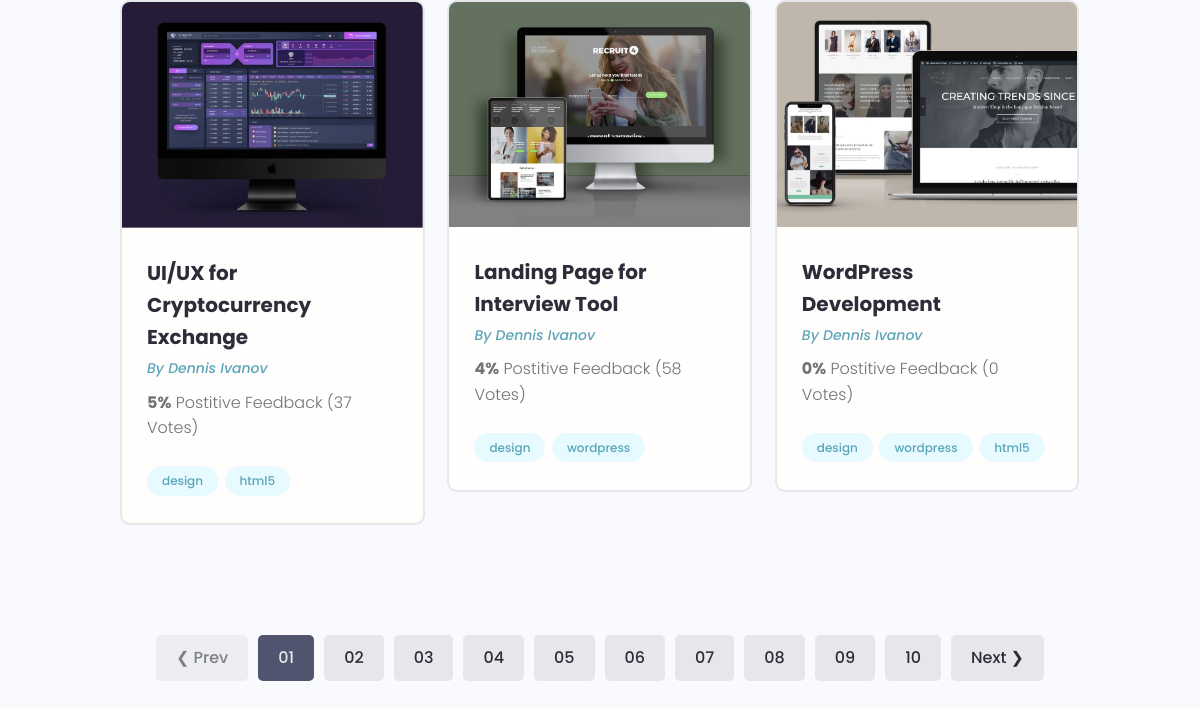
The page /projects/ (lower part) on the database as committed earlier.
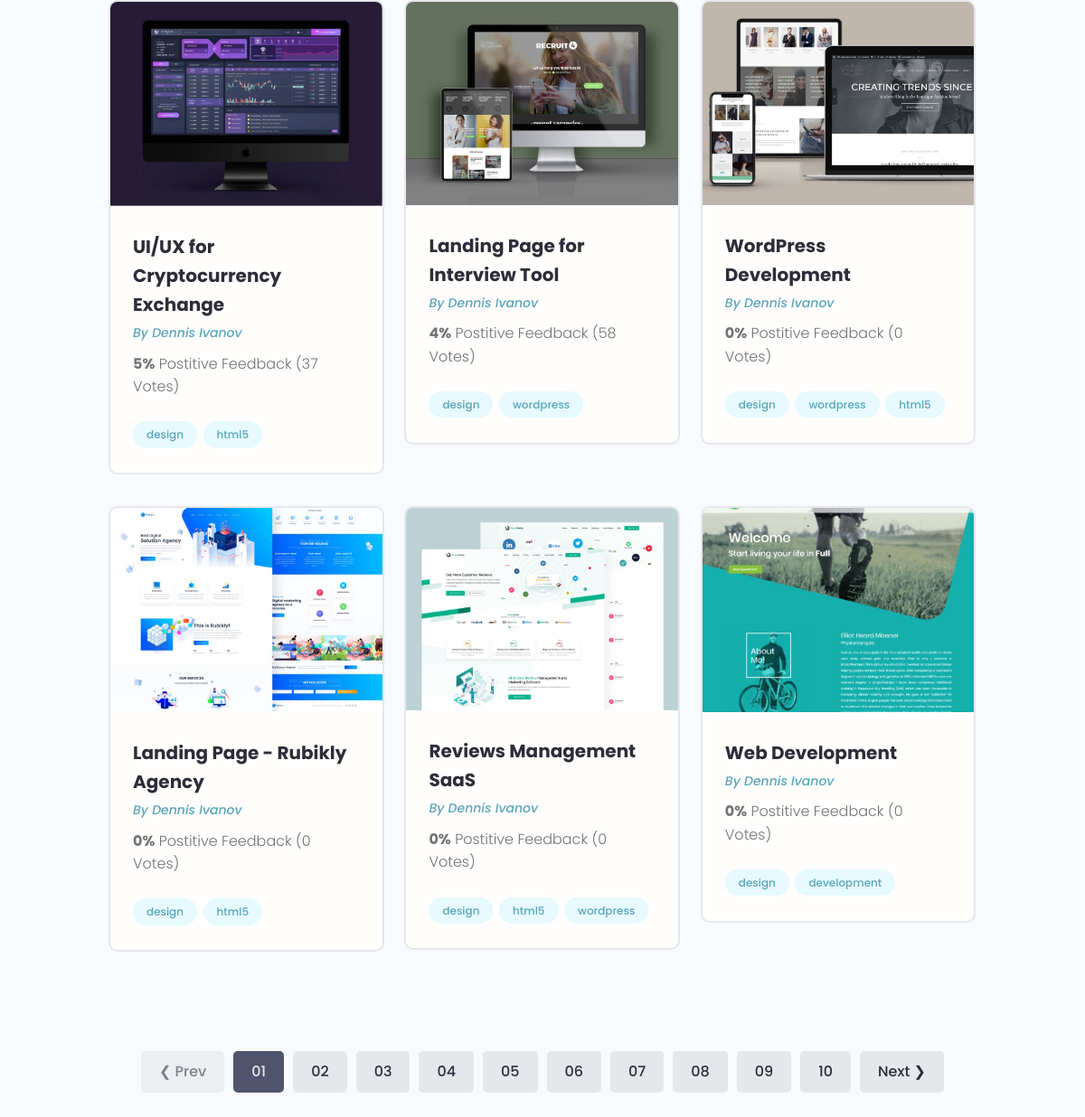
The same page on the database as committed later.
### projects/models.py (models this page shows, shortened)
class Project(models.Model):
    owner = models.ForeignKey(Profile,on_delete=models.SET_NULL, null=True, blank=True)
    title = models.CharField(max_length=200)
    description = models.TextField(null=True, blank=True)
    feature_images = models.ImageField(upload_to="projects/%Y/%m/%d/", blank=True, default="default.jpg")
    demo_link = models.CharField(max_length=2000, blank=True)
    source_link = models.CharField(max_length=2000, blank=True)
    tags = models.ManyToManyField('Tag', blank=True)
    vote_total = models.IntegerField(default=0, blank=True)
    vote_rating = models.IntegerField(default=0, blank=True)
    created = models.DateTimeField(auto_now_add=True)

class Tag(models.Model):
    name = models.CharField(max_length=200)
    created = models.DateTimeField(auto_now_add=True)
    def __str__(self):
        return self.name

### projects/views.py (the view)
# urls.py: path('projects/', include('projects.urls')),
def projects(request):
    pr = Project.objects.all()
    contex = {
        'projects': pr
    }
    return render(request, "projects/projects.html", contex)

### projects/templates/projects/projects.html (shortened to what this page needs)
{% extends 'projects/base.html' %}
{% block content %}
  <main class="projects">
    <section class="projectsList">
      <div class="container">
        <div class="grid grid--three">
          {% for project in  projects %}
          <div class="column">
            <div class="card project">
              <a href="{% url 'project' project.id %}" class="project">
                <img class="project__thumbnail" src="{{ project.feature_images.url  }}" alt="project thumbnail" />
                <div class="card__body">
                  <h3 class="project__title">{{ project.title }}</h3>
                  <p><a class="project__author" href="profile.html">By Dennis Ivanov</a></p>
                  <p class="project--rating">
                    <span style="font-weight: bold;">{{ project.vote_rating }}%</span> Postitive
                    Feedback ({{ project.vote_total }} Votes)
                  </p>
                  <div class="project__tags">
                    {% for tag in project.tags.all %}
                    <span class="tag tag--pill tag--main">
                      <small>{{ tag }}</small>
                    </span>
                    {% endfor %}
                  </div>
                </div>
              </a>
            </div>
          </div>
          {% endfor %}
        </div>
      </div>
    </section>
    <div class="pagination">
      <ul class="container">
        <li><a href="#" class="btn btn--disabled">&#10094; Prev</a></li>
        <li><a href="#" class="btn btn--sub">01</a></li>
        <li><a href="#" class="btn">02</a></li>
        <li><a href="#" class="btn">03</a></li>
        <li><a href="#" class="btn">04</a></li>
        <li><a href="#" class="btn">05</a></li>
        <li><a href="#" class="btn">06</a></li>
        <li><a href="#" class="btn">07</a></li>
        <li><a href="#" class="btn">08</a></li>
        <li><a href="#" class="btn">09</a></li>
        <li><a href="#" class="btn">10</a></li>
        <li><a href="#" class="btn">Next &#10095;</a></li>
      </ul>
    </div>
  </main>
{% endblock %}

Rows that differ between the two databases and show on the page:
added Project: feature_images (picture), title "Landing Page - Rubikly Agency", vote_rating "0", vote_total "0", Tag (name "design"), Tag (name "html5")
added Project: feature_images (picture), title "Reviews Management SaaS", vote_rating "0", vote_total "0", Tag (name "design"), Tag (name "html5")
now on this page (row unchanged): Tag: name "wordpress", shown under "Reviews Management SaaS"
added Project: feature_images (picture), title "Web Development", vote_rating "0", vote_total "0", Tag (name "design")
now on this page (row unchanged): Tag: name "development", shown under "Web Development"
